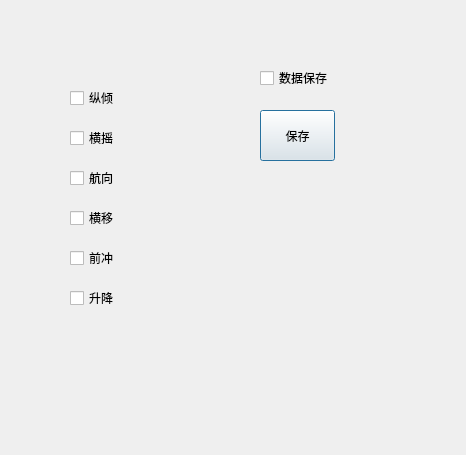
<?xml version="1.0" encoding="UTF-8"?>
<ui version="4.0">
 <class>MotusSaveData</class>
 <widget class="QDialog" name="MotusSaveData">
  <property name="geometry">
   <rect>
    <x>0</x>
    <y>0</y>
    <width>466</width>
    <height>455</height>
   </rect>
  </property>
  <property name="windowTitle">
   <string>Dialog</string>
  </property>
  <widget class="QCheckBox" name="zongqingCheckBox">
   <property name="geometry">
    <rect>
     <x>70</x>
     <y>90</y>
     <width>71</width>
     <height>16</height>
    </rect>
   </property>
   <property name="text">
    <string>纵倾</string>
   </property>
  </widget>
  <widget class="QCheckBox" name="hengyaoCheckBox">
   <property name="geometry">
    <rect>
     <x>70</x>
     <y>130</y>
     <width>71</width>
     <height>16</height>
    </rect>
   </property>
   <property name="text">
    <string>横摇</string>
   </property>
  </widget>
  <widget class="QCheckBox" name="hangxiangCheckBox">
   <property name="geometry">
    <rect>
     <x>70</x>
     <y>170</y>
     <width>71</width>
     <height>16</height>
    </rect>
   </property>
   <property name="text">
    <string>航向</string>
   </property>
  </widget>
  <widget class="QCheckBox" name="hengyiCheckBox">
   <property name="geometry">
    <rect>
     <x>70</x>
     <y>210</y>
     <width>71</width>
     <height>16</height>
    </rect>
   </property>
   <property name="text">
    <string>横移</string>
   </property>
  </widget>
  <widget class="QCheckBox" name="qianchongCheckBox">
   <property name="geometry">
    <rect>
     <x>70</x>
     <y>250</y>
     <width>71</width>
     <height>16</height>
    </rect>
   </property>
   <property name="text">
    <string>前冲</string>
   </property>
  </widget>
  <widget class="QCheckBox" name="shengjiangCheckBox">
   <property name="geometry">
    <rect>
     <x>70</x>
     <y>290</y>
     <width>71</width>
     <height>16</height>
    </rect>
   </property>
   <property name="text">
    <string>升降</string>
   </property>
  </widget>
  <widget class="QCheckBox" name="datasaveCheckBox">
   <property name="geometry">
    <rect>
     <x>260</x>
     <y>70</y>
     <width>71</width>
     <height>16</height>
    </rect>
   </property>
   <property name="text">
    <string>数据保存</string>
   </property>
  </widget>
  <widget class="QPushButton" name="saveDataButton">
   <property name="geometry">
    <rect>
     <x>260</x>
     <y>110</y>
     <width>75</width>
     <height>51</height>
    </rect>
   </property>
   <property name="text">
    <string>保存</string>
   </property>
  </widget>
 </widget>
 <resources/>
 <connections/>
</ui>
